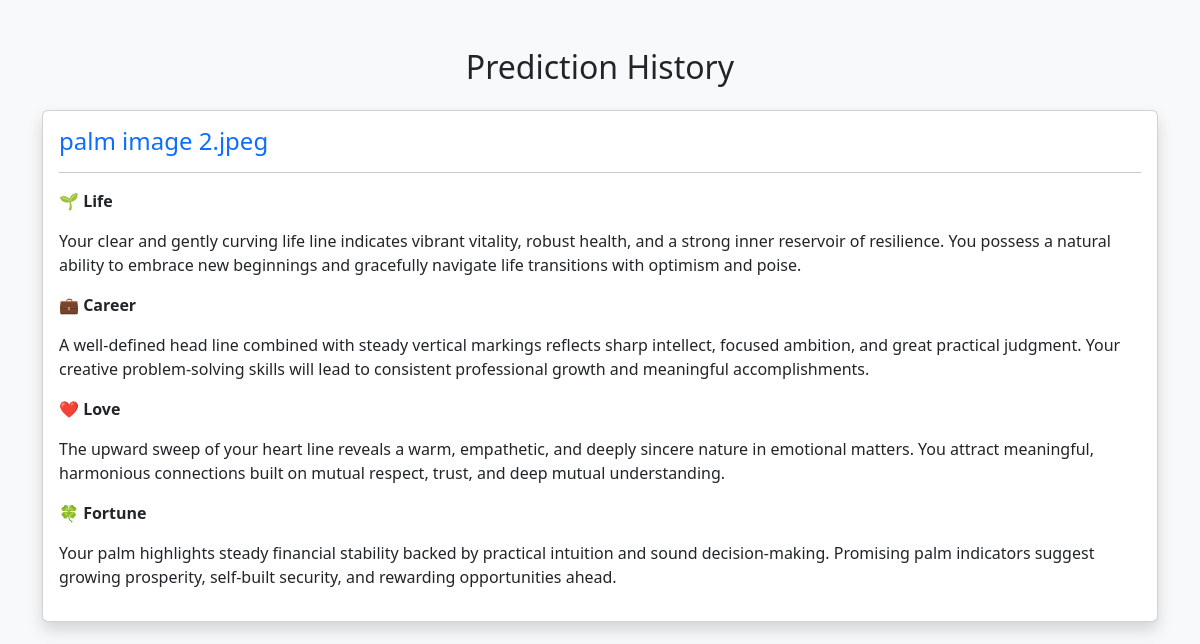
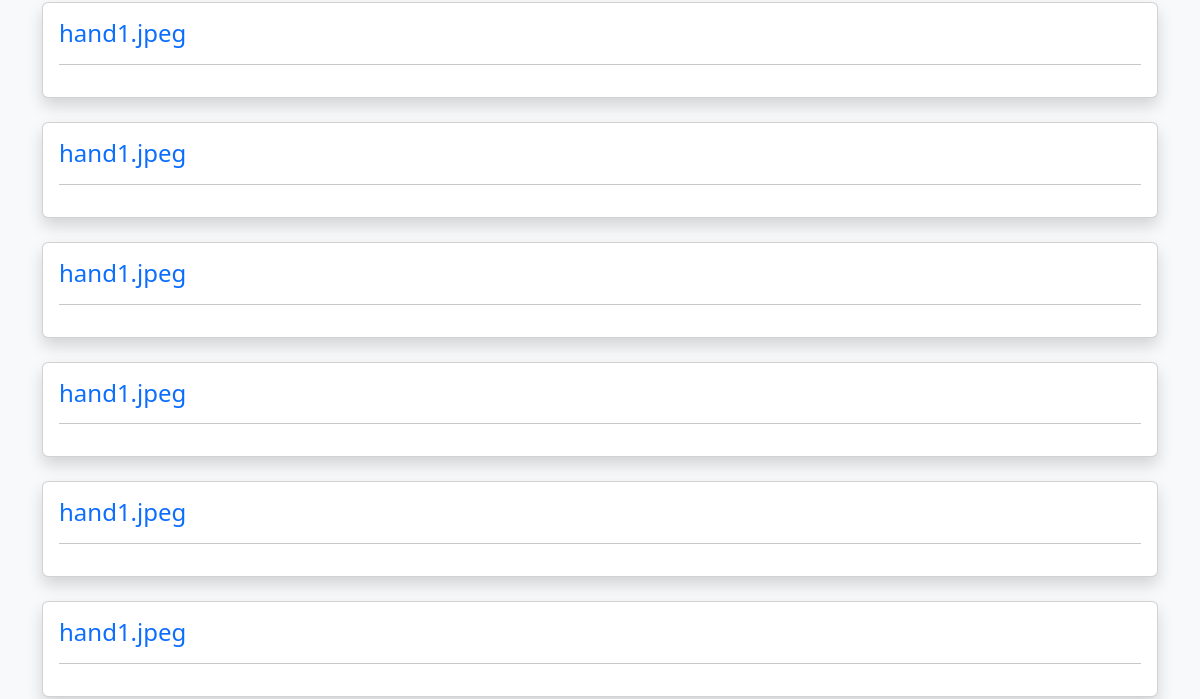
The app's page /history (signed in, upper part), older data (2 pictures, top to bottom).
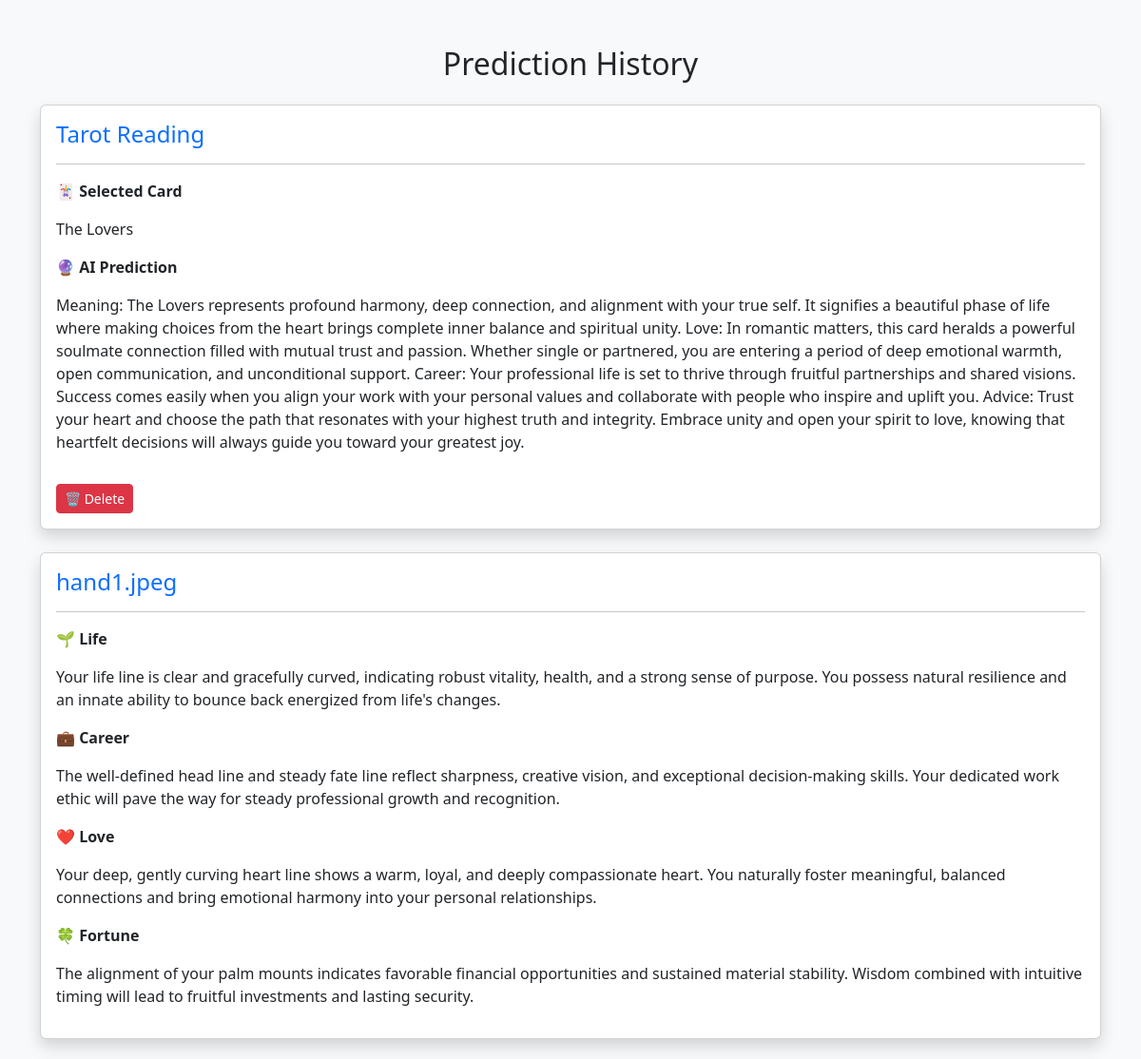
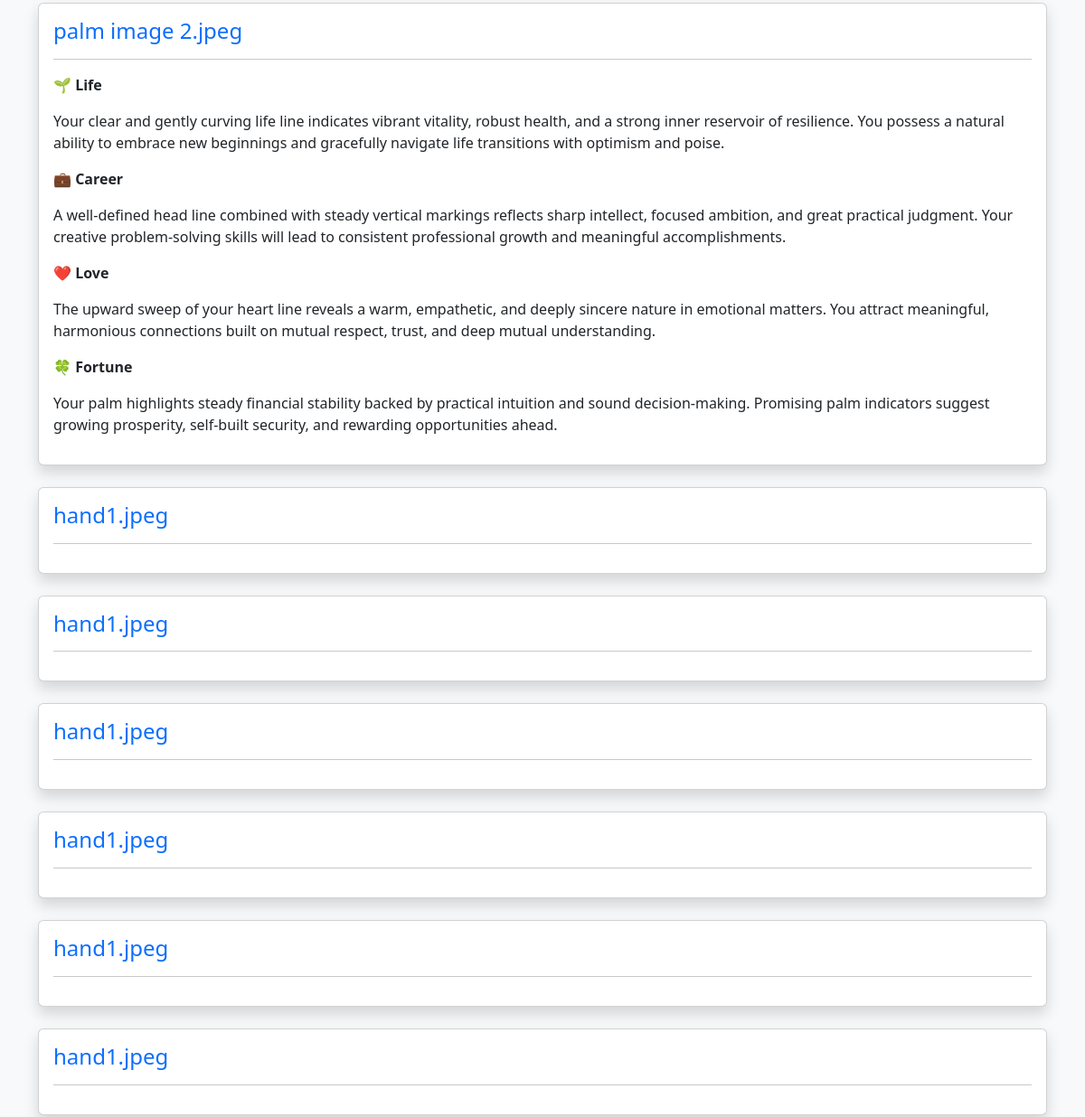
The same page, newer data (2 pictures, top to bottom).
### models.py (models this page shows)
class Prediction(db.Model):
    id = db.Column(db.Integer, primary_key=True)
    user_email = db.Column(db.String(100))
    image_name = db.Column(db.String(200))
    life = db.Column(db.Text)
    career = db.Column(db.Text)
    love = db.Column(db.Text)
    fortune = db.Column(db.Text)
    created_at = db.Column(db.DateTime)
    prediction_type = db.Column(db.String(20))
    input_data = db.Column(db.String(200))
    result = db.Column(db.Text)

### routes.py (the view)
@app.route("/history")
def history():
    if "user_email" not in session:
        return redirect(url_for("login"))
    predictions = Prediction.query.filter_by(
        user_email=session["user_email"]
    ).order_by(Prediction.id.desc()).all()
    return render_template(
        "history.html",
        predictions=predictions
    )

### templates/history.html (shortened to what this page needs)
<!DOCTYPE html>
<html>
<head>
    <link href="https://cdn.jsdelivr.net/npm/bootstrap@5.3.3/dist/css/bootstrap.min.css" rel="stylesheet">
</head>
<body class="bg-light">
<div class="container mt-5">
    <h2 class="text-center mb-4">Prediction History</h2>
    {% if predictions %}
        {% for p in predictions %}
        <div class="card shadow mb-4">
            <div class="card-body">
                <h4 class="text-primary">{{ p.image_name }}</h4>
                <hr>
                {% if p.prediction_type == "Palm" %}
                    <p><b>🌱 Life</b></p>
                    <p>{{ p.life }}</p>
                    <p><b>💼 Career</b></p>
                    <p>{{ p.career }}</p>
                    <p><b>❤️ Love</b></p>
                    <p>{{ p.love }}</p>
                    <p><b>🍀 Fortune</b></p>
                    <p>{{ p.fortune }}</p>
                {% elif p.prediction_type == "Tarot" %}
                    <p><b>🃏 Selected Card</b></p>
                    <p>{{ p.input_data }}</p>
                    <p><b>🔮 AI Prediction</b></p>
                    <p>{{ p.result }}</p>
                    <a href="/delete_history/{{ p.id }}"
                    class="btn btn-danger btn-sm mt-3"
                    onclick="return confirm('Are you sure you want to delete this prediction?')">
                     🗑 Delete
                    </a>
                {% endif %}
            </div>
        </div>
        {% endfor %}
    {% else %}
        <div class="alert alert-warning">
            No Prediction History Found.
        </div>
    {% endif %}
</div>
</body>
</html>

Row changes from the older to the newer data that the page shows:
added Prediction: image_name "Tarot Reading", input_data "The Lovers", result "Meaning: The Lovers represents profound harmony, deep connection, and alignment with your true self. It signifies a beautiful phase of life where making choices from the heart brings complete inner balance and spiritual unity. Love: In romantic matters, this card heralds a powerful soulmate connection filled with mutual trust and passion. Whether single or partnered, you are entering a period of deep emotional warmth, open communication, and unconditional support. Career: Your professional life is set to thrive through fruitful partnerships and shared visions. Success comes easily when you align your work with your personal values and collaborate with people who inspire and uplift you.…"
added Prediction: image_name "hand1.jpeg", life "Your life line is clear and gracefully curved, indicating robust vitality, health, and a strong sense of purpose. You possess natural resilience and an innate ability to bounce back energized from life's changes.", career "The well-defined head line and steady fate line reflect sharpness, creative vision, and exceptional decision-making skills. Your dedicated work ethic will pave the way for steady professional growth and recognition.", love "Your deep, gently curving heart line shows a warm, loyal, and deeply compassionate heart. You naturally foster meaningful, balanced connections and bring emotional harmony into your personal relationships.", fortune "The alignment of your palm mounts indicates favorable financial opportunities and sustained material stability. Wisdom combined with intuitive timing will lead to fruitful investments and lasting security."
